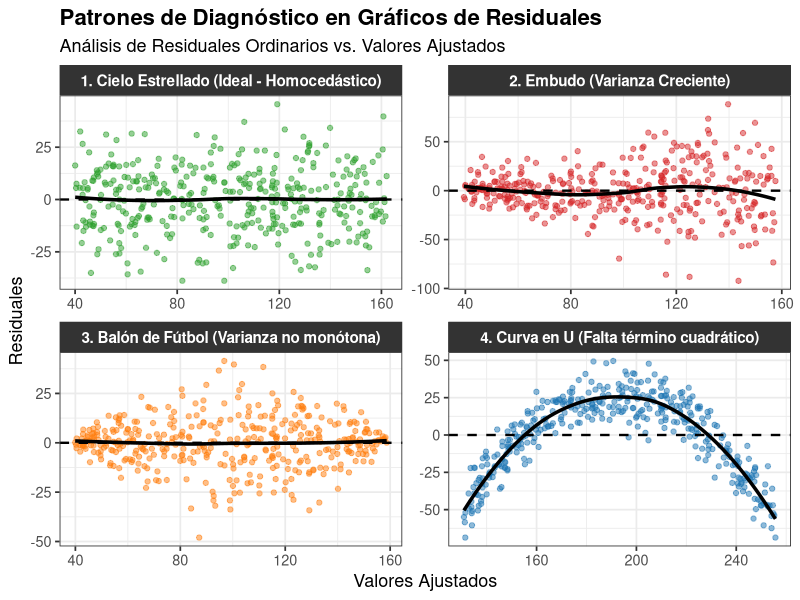

Recreate this plot in R.
# Instalar paquetes si no los tienes:
# install.packages(c("ggplot2", "dplyr"))

library(ggplot2)
library(dplyr)

# 1. Configuración de la simulación
set.seed(2026)
n <- 400
x <- runif(n, 10, 50)

# ---------------------------------------------------------
# ESCENARIO 1: Ideal (Homocedasticidad)
# El error tiene varianza constante en todo el dominio de X
y1 <- 10 + 3 * x + rnorm(n, mean = 0, sd = 15)
mod1 <- lm(y1 ~ x)

# ---------------------------------------------------------
# ESCENARIO 2: Embudo / Megáfono (Heterocedasticidad)
# La varianza crece a medida que crece X (ej. sd = 0.8 * x)
y2 <- 10 + 3 * x + rnorm(n, mean = 0, sd = 0.8 * x)
mod2 <- lm(y2 ~ x)

# ---------------------------------------------------------
# ESCENARIO 3: Balón de fútbol / Diamante (Heterocedasticidad)
# Varianza baja en los extremos, alta en el medio. 
# Usamos una función seno para simular el abultamiento central.
sd_balon <- 2 + 15 * sin(pi * (x - 10) / 40) 
y3 <- 10 + 3 * x + rnorm(n, mean = 0, sd = sd_balon)
mod3 <- lm(y3 ~ x)

# ---------------------------------------------------------
# ESCENARIO 4: Tendencia No Lineal (Mala especificación)
# El modelo real tiene un término cuadrático, pero ajustamos un modelo lineal simple
y4 <- -50 + 15 * x - 0.2 * x^2 + rnorm(n, mean = 0, sd = 10)
mod4 <- lm(y4 ~ x) # ¡Ajustamos un modelo lineal equivocado a propósito!

# ---------------------------------------------------------
# 2. Consolidar los datos para graficar
df_patrones <- data.frame(
  Ajustados = c(fitted(mod1), fitted(mod2), fitted(mod3), fitted(mod4)),
  Residuales = c(resid(mod1), resid(mod2), resid(mod3), resid(mod4)),
  Patron = factor(rep(c(
    "1. Cielo Estrellado (Ideal - Homocedástico)",
    "2. Embudo (Varianza Creciente)",
    "3. Balón de Fútbol (Varianza no monótona)",
    "4. Curva en U (Falta término cuadrático)"
  ), each = n))
)

# 3. Creación del gráfico con ggplot2
ggplot(df_patrones, aes(x = Ajustados, y = Residuales, color = Patron)) +
  geom_point(alpha = 0.5, size = 1.5) +
  
  # Línea del cero de referencia
  geom_hline(yintercept = 0, linetype = "dashed", color = "black", linewidth = 0.8) +
  
  # Línea de tendencia suave (Loess) para ver el comportamiento promedio del residual
  geom_smooth(method = "loess", se = FALSE, color = "black", linewidth = 1.2) +
  
  # Facetamiento en 4 paneles
  facet_wrap(~Patron, scales = "free") +
  
  # Colores específicos para cada patrón
  scale_color_manual(values = c(
    "1. Cielo Estrellado (Ideal - Homocedástico)" = "#2ca02c", # Verde = Bien
    "2. Embudo (Varianza Creciente)" = "#d62728",              # Rojo = Alerta
    "3. Balón de Fútbol (Varianza no monótona)" = "#ff7f0e",   # Naranja = Alerta
    "4. Curva en U (Falta término cuadrático)" = "#1f77b4"     # Azul = Estructural
  )) +
  
  # Estética y etiquetas
  theme_bw(base_size = 13) +
  theme(
    legend.position = "none", # Ocultamos leyenda porque los títulos ya lo dicen
    strip.text = element_text(face = "bold", size = 11, color = "white"),
    strip.background = element_rect(fill = "#333333"),
    plot.title = element_text(face = "bold", size = 16)
  ) +
  labs(
    title = "Patrones de Diagnóstico en Gráficos de Residuales",
    subtitle = "Análisis de Residuales Ordinarios vs. Valores Ajustados",
    x = "Valores Ajustados",
    y = "Residuales"
  )
